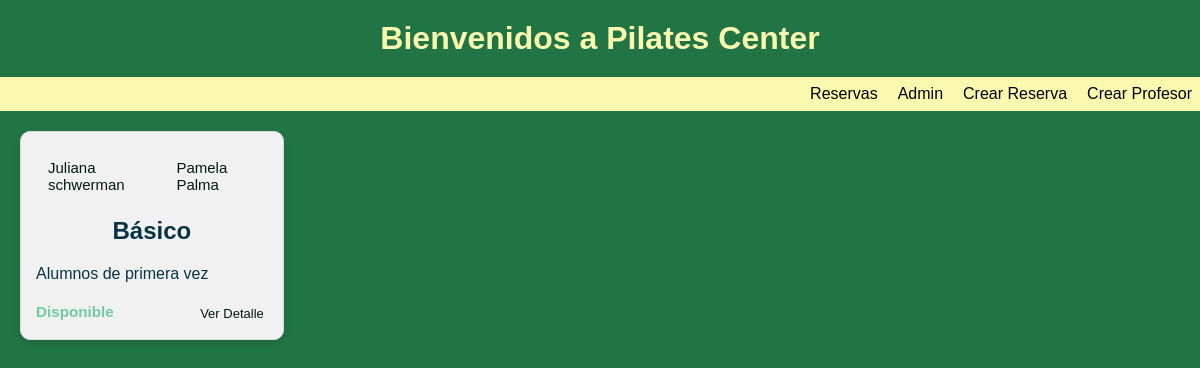
The page /reserves/filter/profesor/Juliana schwerman/ on the database its author committed.
### reserves/models.py (models this page shows, shortened)
class Clase(models.Model):
    profesor = models.ForeignKey(Profesor, on_delete=models.CASCADE,related_name='clases')
    suplente = models.ForeignKey(Suplente, on_delete=models.CASCADE,related_name='clases')
    nivel = models.CharField(max_length=50)
    descripcion = models.CharField(max_length=200)
    fecha_inicio = models.DateField(default=datetime.now)
    fecha_fin = models.DateField(default=datetime.now)
    estado = models.ForeignKey(Estado, on_delete=models.CASCADE,related_name='clases')

class Profesor(models.Model):
    nombre = models.CharField(max_length=20)
    def __str__(self):
        return f"{self.nombre}"

class Suplente(models.Model):
    nombre = models.CharField(max_length=20)
    def __str__(self):
        return f"{self.nombre}"

class Estado(models.Model):
    estado = models.CharField(max_length=11)
    def __str__(self):
        return f"{self.estado}"

### reserves/views.py (the view)
# urls.py: path('filter/profesor/<str:profesor_name>/', filter_by_profesor, name='filter_by_profesor'),
def filter_by_profesor(request, profesor_name):
    clases = Clase.objects.filter(profesor__nombre=profesor_name)
    contexto_dict = {'clases': clases}
    return render(request, "reserves/filtered_list.html", contexto_dict)

### reserves/templates/reserves/filtered_list.html
{% extends 'reserves/home.html' %} {% load static %} {% block content %}
<link rel="stylesheet" href="{% static 'reserves/styleshome.css' %}" />
<div class="clase-container">
  {% for clase in clases %}
  <div class="clase">
    <div class="clase-header">
      <span class="tag">{{ clase.profesor }}</span>
      <span class="tag">{{ clase.suplente }}</span>
    </div>
    <h2>{{ clase.nivel }}</h2>
    <p>{{ clase.descripcion }}</p>
    <div class="clase-footer">
      <h3 data-estado="{{ clase.estado }}">{{ clase.estado }}</h3>
      <a href="{% url 'detail_view' clase.id %}" class="btn-detail"
        >Ver Detalle</a
      >
    </div>
  </div>
  {% empty %}
  <p>No hay reservas disponibles.</p>
  {% endfor %}
</div>
{% endblock %}

### reserves/static/reserves/styleshome.css (style rules this page uses)
* { margin: 0; padding: 0; box-sizing: border-box; }
body { font-family: sans-serif; background-color: #217544; }
.clase-container { display: grid; grid-template-columns: repeat(auto-fill, minmax(200px, 1fr)); gap: 35px; padding: 20px; }
.clase { border: 1px solid #ddd; border-radius: 10px; background-color: #f1f1f1; padding: 15px; box-shadow: 0 4px 6px rgba(0, 0, 0, 0.1); transition: transform 0.3s ease-in-out; }
@media (min-width: 768px) { .clase-container { grid-template-columns: repeat(4, 1fr); } }
.clase-header { display: flex; justify-content: space-between; margin-bottom: 12px; }
.tag { font-size: 15px; color: #011a10; padding: 12px 12px; border-radius: 5px; background-color: transparent; text-decoration: none; }
.clase h2 { margin-bottom: 20px; text-align: center; color: #073345; }
.clase p { margin-bottom: 20px; color: #073345; }
.clase-footer { display: flex; justify-content: space-between; font-size: 13px; }
.clase h3 { color: #73c9a6; }
.btn-detail { color: #011a10; padding: 3px 4px; border-radius: 5px; text-decoration: none; }

### rows shown on the page
Clase: profesor "Juliana schwerman", suplente "Pamela Palma", nivel "Básico", descripcion "Alumnos de primera vez", estado "Disponible"
